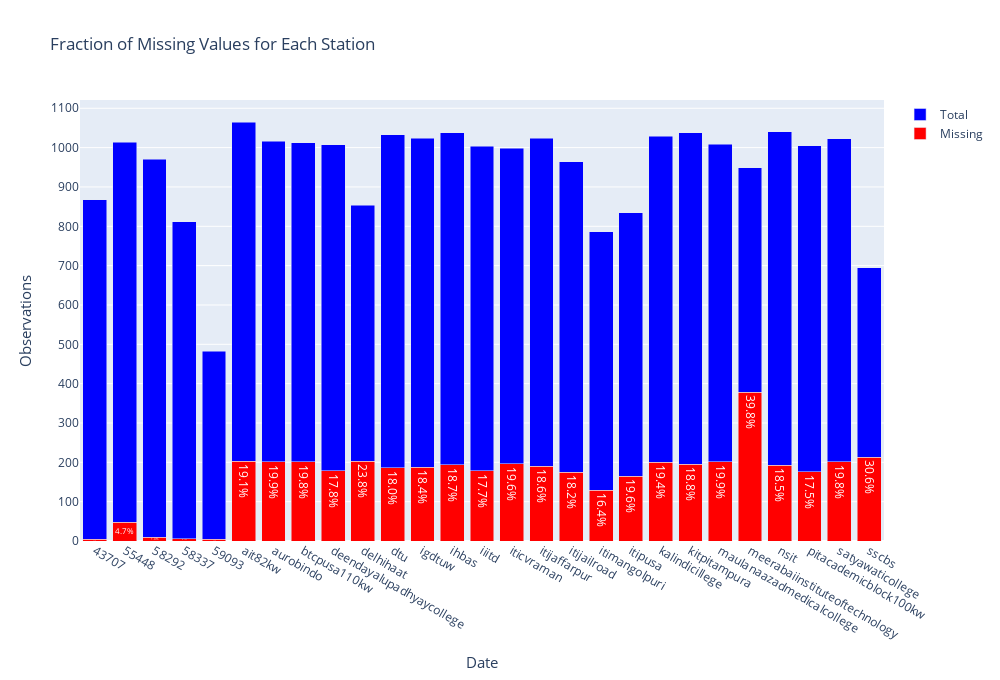

The cell this chart's notebook holds for it:
### Code cell
import plotly.graph_objects as go

fig = go.Figure(data=[
    go.Bar(name='Missing', x=df_missing_st['id'], y=df_missing_st['missing'], text=[str(x) + "%" for x in df_missing_st['percent']],
            textposition='auto', textfont_size=12, marker_color='red'),
    go.Bar(name='Total', x=df_missing_st['id'], y=(df_missing_st['total']-df_missing_st['missing']), marker_color='blue')
])
# Change the bar mode
fig.update_layout(barmode='stack', title='Fraction of Missing Values for Each Station',
                    autosize=False, width=1000, height= 680, 
                    yaxis=go.layout.YAxis(
                        title_text="Observations",
                        ticktext=df_sample["('count', 'energy')"],
                        dtick = 100,
                        titlefont=dict(size=15)),
                    xaxis = go.layout.XAxis(dtick = [1,2],
                                            title_text="Date",
                                            titlefont=dict(size=15)),
                         )
fig.show()

### Figure 1 — Plotly figure (JSON) as saved in the notebook; plotly's stock layout.template omitted (floating-point values rounded to 4 significant figures; data arrays with more than 128 entries replaced by an {"elided": "..."} marker saying what was removed)
{"data": [{"marker": {"color": "red"}, "name": "Missing", "text": ["0.5%", "4.7%", "1.0%", "0.7%", "0.8%", "19.1%", "19.9%", "19.8%", "17.8%", "23.8%", "18.0%", "18.4%", "18.7%", "17.7%", "19.6%", "18.6%", "18.2%", "16.4%", "19.6%", "19.4%", "18.8%", "19.9%", "39.8%", "18.5%", "17.5%", "19.8%", "30.6%"], "textfont": {"size": 12}, "textposition": "auto", "type": "bar", "x": ["43707", "55448", "58292", "58337", "59093", "ait82kw", "aurobindo", "btcpusa110kw", "deendayalupadhyaycollege", "delhihaat", "dtu", "igdtuw", "ihbas", "iiitd", "iticvraman", "itijaffarpur", "itijailroad", "itimangolpuri", "itipusa", "kalindicillege", "kitpitampura", "maulanaazadmedicalcollege", "meerabaiinstituteoftechnology", "nsit", "pitacademicblock100kw", "satyawaticollege", "sscbs"], "y": [4, 48, 10, 6, 4, 203, 202, 201, 179, 203, 186, 188, 194, 178, 196, 190, 175, 129, 164, 200, 195, 201, 378, 192, 176, 202, 213]}, {"marker": {"color": "blue"}, "name": "Total", "type": "bar", "x": ["43707", "55448", "58292", "58337", "59093", "ait82kw", "aurobindo", "btcpusa110kw", "deendayalupadhyaycollege", "delhihaat", "dtu", "igdtuw", "ihbas", "iiitd", "iticvraman", "itijaffarpur", "itijailroad", "itimangolpuri", "itipusa", "kalindicillege", "kitpitampura", "maulanaazadmedicalcollege", "meerabaiinstituteoftechnology", "nsit", "pitacademicblock100kw", "satyawaticollege", "sscbs"], "y": [863, 966, 960, 806, 479, 862, 814, 812, 828, 651, 847, 836, 844, 825, 802, 834, 789, 657, 671, 829, 843, 808, 571, 848, 829, 820, 482]}], "layout": {"autosize": false, "barmode": "stack", "height": 680, "title": {"text": "Fraction of Missing Values for Each Station"}, "width": 1000, "xaxis": {"dtick": [1, 2], "title": {"font": {"size": 15}, "text": "Date"}}, "yaxis": {"dtick": 100, "ticktext": {"elided": "737 int values"}, "title": {"font": {"size": 15}, "text": "Observations"}}}}
